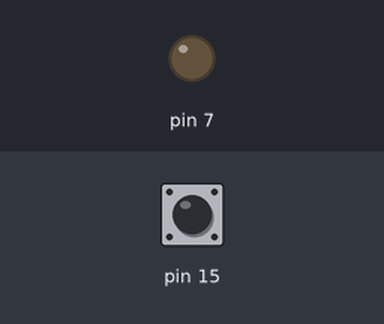
Bench run of a program on a simulated Raspberry Pi (header pin numbers). Parts: output pins drawn as LEDs (lit = HIGH). The test bench sets the inputs (shaded band); at power-on: pin 15 HIGH.

Above: at 1.2 s.
1.3 s: pin 15 pulled LOW for 0.15 s
At 1.37 s:
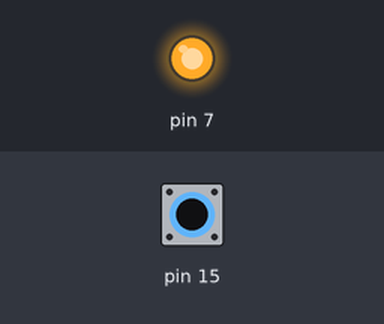
2.9 s: pin 15 pulled LOW for 3.2 s
At 6.7 s:
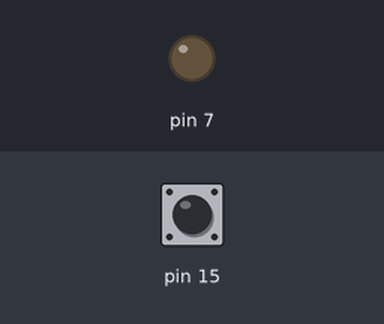
Timing chart, 0 to 8.2 s (numbered marks = the images above; inputs shaded):
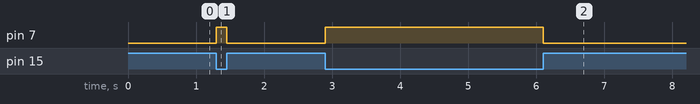

Measured:
- after the input at 1.3 s, pin 7: LOW → HIGH at once, → LOW 0.15 s later
- after the input at 2.9 s, pin 7: LOW → HIGH at once, → LOW 3.2 s later

The program:

pushbutton_single.py
```python
import RPi.GPIO as gpio
from time import sleep

gpio.setwarnings(False)
gpio.setmode(gpio.BOARD)
gpio.setup(7,gpio.OUT,initial=gpio.LOW)
gpio.setup(15,gpio.IN,pull_up_down=gpio.PUD_UP)

#using pull up mode - by default gpio is on so led is on
#so we set the else condition to high and if to low
#so when u press the button the led goes off

#by default gpio is high
while True:
    if(gpio.input(15)==gpio.LOW):

        gpio.output(7,gpio.HIGH)
    else:

        gpio.output(7,gpio.LOW)
```
